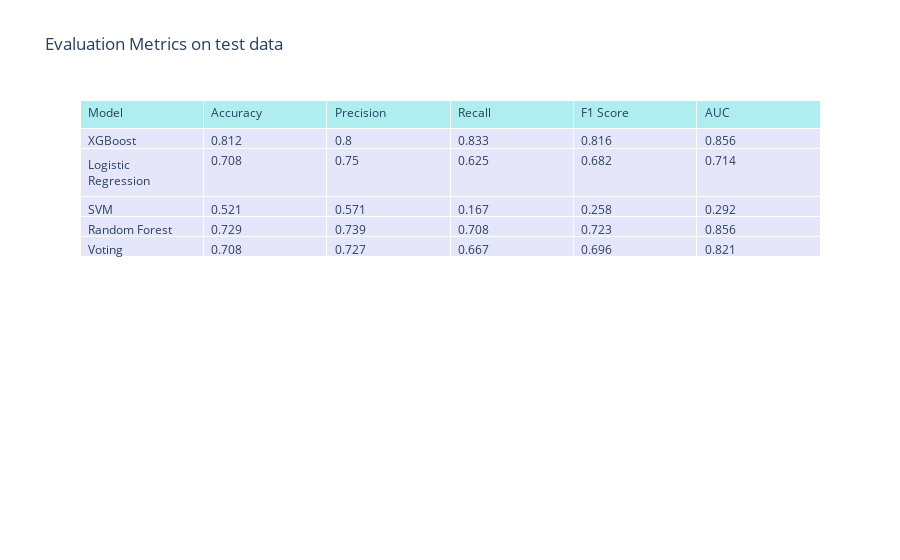

Source (notebook cell):
### Markdown cell above
### Test data

### Code cell
metrics_test = get_model_metrics(classifiers, X_train, y_train, X_test, y_test)
plot_metrics_table(metrics_test, title="Evaluation Metrics on test data")

### Figure 1 — Plotly figure (JSON) as saved in the notebook; plotly's stock layout.template omitted (floating-point values rounded to 4 significant figures)
{"data": [{"cells": {"align": "left", "fill": {"color": "lavender"}, "values": [["XGBoost", "Logistic Regression", "SVM", "Random Forest", "Voting"], [0.812, 0.708, 0.521, 0.729, 0.708], [0.8, 0.75, 0.571, 0.739, 0.727], [0.833, 0.625, 0.167, 0.708, 0.667], [0.816, 0.682, 0.258, 0.723, 0.696], [0.856, 0.714, 0.292, 0.856, 0.821]]}, "header": {"align": "left", "fill": {"color": "paleturquoise"}, "values": ["Model", "Accuracy", "Precision", "Recall", "F1 Score", "AUC"]}, "type": "table"}], "layout": {"title": {"text": "Evaluation Metrics on test data"}}}
